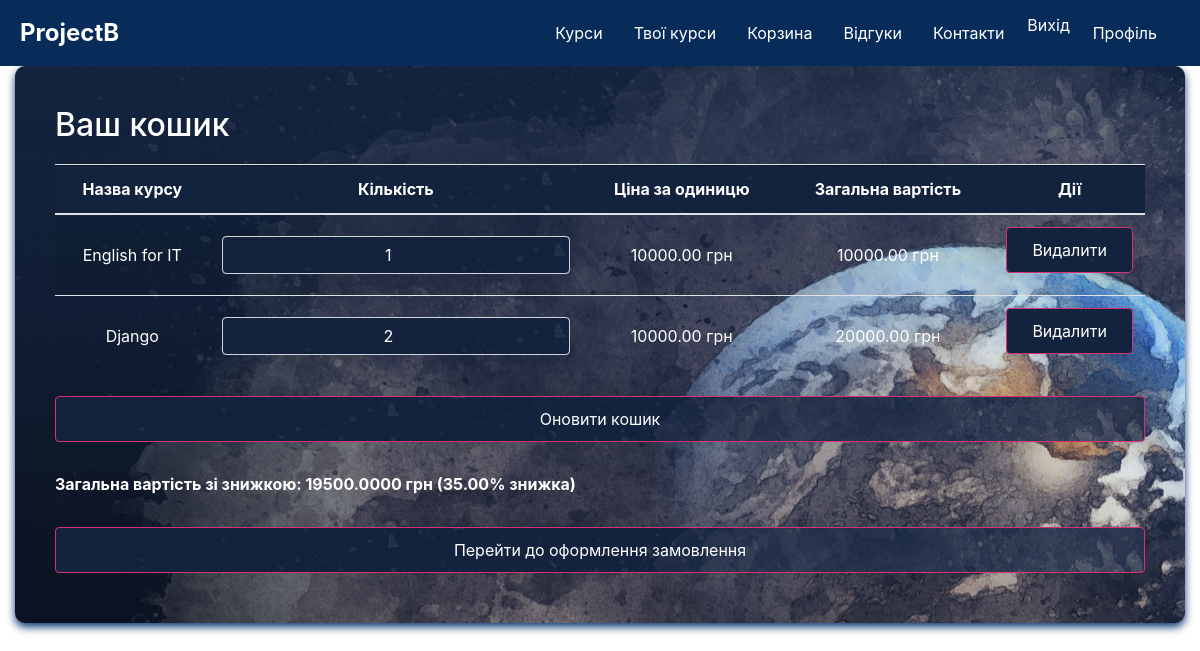
The page /cart/ (signed in) on the database its author committed.
### cart/models.py (models this page shows, shortened)
class CartItem(models.Model):
    cart = models.ForeignKey(Cart, related_name='items', on_delete=models.CASCADE)
    course = models.ForeignKey(Course, on_delete=models.CASCADE)
    quantity = models.PositiveIntegerField(default=1)
    def get_cost(self):
        return self.course.price * self.quantity

### courses/models.py (models this page shows, shortened)
class Product(models.Model):
    title = models.CharField(max_length=200)
    description = models.TextField()
    price = models.DecimalField(max_digits=10, decimal_places=2, default=0)
    class Meta:
        abstract = True  # Встановлює, що це абстрактна модель, і вона не буде створена як окрема таблиця в базі даних.

class Course(Product):
    teacher = models.ForeignKey(
        User,
        limit_choices_to={'groups__name': 'Teachers'},
        on_delete=models.SET_NULL,
        null=True,
        blank=True
    )
    duration = models.PositiveIntegerField()

### cart/views.py (the view, shortened to what this page needs)
# urls.py: path('', views.cart_view, name='cart_detail'),
def cart_view(request):
    cart, created = Cart.objects.get_or_create(user=request.user)
    discounted_total, discount_percentage = calculate_discount(cart)
    context = {
        'cart': cart,
    }
    return render(request, 'cart/cart.html', {
        'cart': cart,
        'discounted_total': discounted_total,
        'discount_percentage': discount_percentage,
    })

### discounts/utils.py (called while the page is built)
def calculate_discount(cart):
    total_price = sum(item.get_cost() for item in cart.items.all())
    total_quantity = sum(item.quantity for item in cart.items.all())
    if not isinstance(total_price, Decimal):
        total_price = Decimal(total_price)
    if total_quantity == 2:
        discount = Decimal('0.30')  # 30% discount for 2 courses
    elif total_quantity >= 3:
        discount = Decimal('0.35')  # 35% discount for 3 or more courses
    else:
        discount = Decimal('0')
    discounted_total = total_price - (total_price * discount)
    return discounted_total, discount * 100

### cart/templates/cart/cart.html (shortened to what this page needs)
{% extends 'base.html' %}
{% block content %}
<div class="cart-container">
    <h2>Ваш кошик</h2>
    <form method="post" action="{% url 'update_cart' %}">
        {% if cart.items.exists %}
            <table class="table table-striped">
                <thead>
                    <tr>
                        <th>Назва курсу</th>
                        <th>Кількість</th>
                        <th>Ціна за одиницю</th>
                        <th>Загальна вартість</th>
                        <th>Дії</th>
                    </tr>
                </thead>
                <tbody>
                    {% for item in cart.items.all %}
                        <tr>
                            <td>{{ item.course.title }}</td>
                            <td>
                                <input type="number" name="quantity_{{ item.id }}" value="{{ item.quantity }}" min="0" class="form-control">
                            </td>
                            <td>{{ item.course.price }} грн</td>
                            <td>{{ item.get_cost }} грн</td>
                            <td>
                                <a href="{% url 'remove_from_cart' item.id %}" class="btn btn-danger">Видалити</a>
                            </td>
                        </tr>
                    {% endfor %}
                </tbody>
            </table>
            <button type="submit" class="btn btn-primary">Оновити кошик</button>
            <p>Загальна вартість зі знижкою: {{ discounted_total }} грн ({{ discount_percentage }}% знижка)</p>
            <a href="{% url 'checkout' %}" class="btn btn-success">Перейти до оформлення замовлення</a>
        {% else %}
            <p>Ваш кошик порожній.</p>
        {% endif %}
    </form>
</div>
{% endblock %}

### static/css/styles.css (style rules this page uses)
html, body { overflow-x: hidden; margin: 0; padding: 0; width: 100%; height: 100%; overflow-x: hidden; }
.cart-container { background-image: url('../images/contacts.jpg'); padding: 40px; background-color: #2b71b6; border-radius: 10px; box-shadow: 0 4px 8px rgb(9, 55, 115); }
.cart-container h2 { margin-bottom: 20px; color: #ffffff; }
.cart-container table { width: 100%; margin-bottom: 20px; }
.cart-container .table-striped th { background-color: #093773; color: #ffffff; text-align: center; background-image: url('../images/contacts.jpg'); }
.cart-container .table-striped td { text-align: center; vertical-align: middle; color: white; }
.cart-container input[type="number"] { text-align: center; background-image: url('../images/contacts.jpg'); color: white; }
.cart-container .btn-primary { background-color: #093773; border-color: #d63172; background-image: url('../images/contacts.jpg'); }
.cart-container .btn-success { background-color: #093773; border-color: #d63172; margin-top: 15px; background-image: url('../images/contacts.jpg'); }
.cart-container .btn-danger { background-color: #093773; border-color: #d63172; background-image: url('../images/contacts.jpg'); }
.cart-container p { font-weight: bold; margin-top: 20px; color: #ffffff; }
.cart-container .btn { width: 100%; padding: 10px; font-size: 16px; margin-bottom: 10px; }

### rows shown on the page
CartItem: course "English for IT", quantity "1", course.price "10000.00", get_cost "10000.00"
CartItem: course "Django", quantity "2", course.price "10000.00", get_cost "20000.00"

### other values the page prints
{{ discounted_total }} "19500.0000"
{{ discount_percentage }} "35.00"
